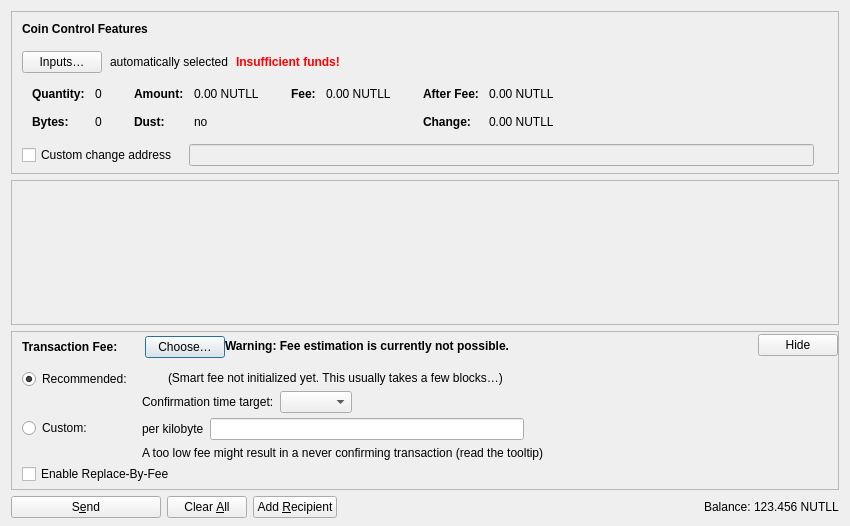
<?xml version="1.0" encoding="UTF-8"?>
<ui version="4.0">
 <class>SendCoinsDialog</class>
 <widget class="QDialog" name="SendCoinsDialog">
  <property name="geometry">
   <rect>
    <x>0</x>
    <y>0</y>
    <width>850</width>
    <height>526</height>
   </rect>
  </property>
  <property name="windowTitle">
   <string>Send Coins</string>
  </property>
  <layout class="QVBoxLayout" name="verticalLayout" stretch="0,1,0,0">
   <property name="bottomMargin">
    <number>8</number>
   </property>
   <item>
    <widget class="QFrame" name="frameCoinControl">
     <property name="sizePolicy">
      <sizepolicy hsizetype="Expanding" vsizetype="Expanding">
       <horstretch>0</horstretch>
       <verstretch>0</verstretch>
      </sizepolicy>
     </property>
     <property name="maximumSize">
      <size>
       <width>16777215</width>
       <height>16777215</height>
      </size>
     </property>
     <property name="frameShape">
      <enum>QFrame::StyledPanel</enum>
     </property>
     <property name="frameShadow">
      <enum>QFrame::Sunken</enum>
     </property>
     <layout class="QVBoxLayout" name="verticalLayoutCoinControl2">
      <property name="spacing">
       <number>0</number>
      </property>
      <property name="leftMargin">
       <number>0</number>
      </property>
      <property name="topMargin">
       <number>0</number>
      </property>
      <property name="rightMargin">
       <number>0</number>
      </property>
      <property name="bottomMargin">
       <number>6</number>
      </property>
      <item>
       <layout class="QVBoxLayout" name="verticalLayoutCoinControl" stretch="0,0,0,0,1">
        <property name="spacing">
         <number>0</number>
        </property>
        <property name="leftMargin">
         <number>10</number>
        </property>
        <property name="topMargin">
         <number>10</number>
        </property>
        <item>
         <layout class="QHBoxLayout" name="horizontalLayoutCoinControl1">
          <property name="bottomMargin">
           <number>15</number>
          </property>
          <item>
           <widget class="QLabel" name="labelCoinControlFeatures">
            <property name="sizePolicy">
             <sizepolicy hsizetype="Preferred" vsizetype="Maximum">
              <horstretch>0</horstretch>
              <verstretch>0</verstretch>
             </sizepolicy>
            </property>
            <property name="font">
             <font>
              <weight>75</weight>
              <bold>true</bold>
             </font>
            </property>
            <property name="styleSheet">
             <string notr="true">font-weight:bold;</string>
            </property>
            <property name="text">
             <string>Coin Control Features</string>
            </property>
           </widget>
          </item>
         </layout>
        </item>
        <item>
         <layout class="QHBoxLayout" name="horizontalLayoutCoinControl2" stretch="0,0,0,0">
          <property name="spacing">
           <number>8</number>
          </property>
          <property name="bottomMargin">
           <number>10</number>
          </property>
          <item>
           <widget class="QPushButton" name="pushButtonCoinControl">
            <property name="styleSheet">
             <string notr="true"/>
            </property>
            <property name="text">
             <string>Inputs…</string>
            </property>
            <property name="autoDefault">
             <bool>false</bool>
            </property>
           </widget>
          </item>
          <item>
           <widget class="QLabel" name="labelCoinControlAutomaticallySelected">
            <property name="text">
             <string>automatically selected</string>
            </property>
            <property name="margin">
             <number>5</number>
            </property>
           </widget>
          </item>
          <item>
           <widget class="QLabel" name="labelCoinControlInsuffFunds">
            <property name="font">
             <font>
              <weight>75</weight>
              <bold>true</bold>
             </font>
            </property>
            <property name="styleSheet">
             <string notr="true">color:red;font-weight:bold;</string>
            </property>
            <property name="text">
             <string>Insufficient funds!</string>
            </property>
            <property name="margin">
             <number>5</number>
            </property>
           </widget>
          </item>
          <item>
           <spacer name="horizontalSpacerCoinControl">
            <property name="orientation">
             <enum>Qt::Horizontal</enum>
            </property>
            <property name="sizeHint" stdset="0">
             <size>
              <width>40</width>
              <height>1</height>
             </size>
            </property>
           </spacer>
          </item>
         </layout>
        </item>
        <item>
         <widget class="QWidget" name="widgetCoinControl" native="true">
          <property name="sizePolicy">
           <sizepolicy hsizetype="Preferred" vsizetype="Preferred">
            <horstretch>0</horstretch>
            <verstretch>0</verstretch>
           </sizepolicy>
          </property>
          <property name="minimumSize">
           <size>
            <width>0</width>
            <height>0</height>
           </size>
          </property>
          <property name="styleSheet">
           <string notr="true"/>
          </property>
          <layout class="QHBoxLayout" name="horizontalLayoutCoinControl5">
           <property name="leftMargin">
            <number>0</number>
           </property>
           <property name="topMargin">
            <number>0</number>
           </property>
           <property name="rightMargin">
            <number>0</number>
           </property>
           <property name="bottomMargin">
            <number>0</number>
           </property>
           <item>
            <layout class="QHBoxLayout" name="horizontalLayoutCoinControl3" stretch="0,0,0,1">
             <property name="spacing">
              <number>20</number>
             </property>
             <property name="topMargin">
              <number>0</number>
             </property>
             <property name="bottomMargin">
              <number>10</number>
             </property>
             <item>
              <layout class="QFormLayout" name="formLayoutCoinControl1">
               <property name="horizontalSpacing">
                <number>10</number>
               </property>
               <property name="verticalSpacing">
                <number>14</number>
               </property>
               <property name="leftMargin">
                <number>10</number>
               </property>
               <property name="topMargin">
                <number>4</number>
               </property>
               <property name="rightMargin">
                <number>6</number>
               </property>
               <item row="0" column="0">
                <widget class="QLabel" name="labelCoinControlQuantityText">
                 <property name="font">
                  <font>
                   <weight>75</weight>
                   <bold>true</bold>
                  </font>
                 </property>
                 <property name="text">
                  <string>Quantity:</string>
                 </property>
                 <property name="margin">
                  <number>0</number>
                 </property>
                </widget>
               </item>
               <item row="0" column="1">
                <widget class="QLabel" name="labelCoinControlQuantity">
                 <property name="cursor">
                  <cursorShape>IBeamCursor</cursorShape>
                 </property>
                 <property name="contextMenuPolicy">
                  <enum>Qt::ActionsContextMenu</enum>
                 </property>
                 <property name="text">
                  <string notr="true">0</string>
                 </property>
                 <property name="margin">
                  <number>0</number>
                 </property>
                 <property name="textInteractionFlags">
                  <set>Qt::LinksAccessibleByMouse|Qt::TextSelectableByKeyboard|Qt::TextSelectableByMouse</set>
                 </property>
                </widget>
               </item>
               <item row="1" column="0">
                <widget class="QLabel" name="labelCoinControlBytesText">
                 <property name="font">
                  <font>
                   <weight>75</weight>
                   <bold>true</bold>
                  </font>
                 </property>
                 <property name="text">
                  <string>Bytes:</string>
                 </property>
                </widget>
               </item>
               <item row="1" column="1">
                <widget class="QLabel" name="labelCoinControlBytes">
                 <property name="cursor">
                  <cursorShape>IBeamCursor</cursorShape>
                 </property>
                 <property name="contextMenuPolicy">
                  <enum>Qt::ActionsContextMenu</enum>
                 </property>
                 <property name="text">
                  <string notr="true">0</string>
                 </property>
                 <property name="textInteractionFlags">
                  <set>Qt::LinksAccessibleByMouse|Qt::TextSelectableByKeyboard|Qt::TextSelectableByMouse</set>
                 </property>
                </widget>
               </item>
              </layout>
             </item>
             <item>
              <layout class="QFormLayout" name="formLayoutCoinControl2">
               <property name="horizontalSpacing">
                <number>10</number>
               </property>
               <property name="verticalSpacing">
                <number>14</number>
               </property>
               <property name="leftMargin">
                <number>6</number>
               </property>
               <property name="topMargin">
                <number>4</number>
               </property>
               <property name="rightMargin">
                <number>6</number>
               </property>
               <item row="0" column="0">
                <widget class="QLabel" name="labelCoinControlAmountText">
                 <property name="font">
                  <font>
                   <weight>75</weight>
                   <bold>true</bold>
                  </font>
                 </property>
                 <property name="text">
                  <string>Amount:</string>
                 </property>
                 <property name="margin">
                  <number>0</number>
                 </property>
                </widget>
               </item>
               <item row="0" column="1">
                <widget class="QLabel" name="labelCoinControlAmount">
                 <property name="cursor">
                  <cursorShape>IBeamCursor</cursorShape>
                 </property>
                 <property name="contextMenuPolicy">
                  <enum>Qt::ActionsContextMenu</enum>
                 </property>
                 <property name="text">
                  <string notr="true">0.00 NUTLL</string>
                 </property>
                 <property name="textInteractionFlags">
                  <set>Qt::LinksAccessibleByMouse|Qt::TextSelectableByKeyboard|Qt::TextSelectableByMouse</set>
                 </property>
                </widget>
               </item>
               <item row="1" column="0">
                <widget class="QLabel" name="labelCoinControlLowOutputText">
                 <property name="font">
                  <font>
                   <weight>75</weight>
                   <bold>true</bold>
                  </font>
                 </property>
                 <property name="text">
                  <string>Dust:</string>
                 </property>
                </widget>
               </item>
               <item row="1" column="1">
                <widget class="QLabel" name="labelCoinControlLowOutput">
                 <property name="cursor">
                  <cursorShape>IBeamCursor</cursorShape>
                 </property>
                 <property name="contextMenuPolicy">
                  <enum>Qt::ActionsContextMenu</enum>
                 </property>
                 <property name="text">
                  <string notr="true">no</string>
                 </property>
                 <property name="textInteractionFlags">
                  <set>Qt::LinksAccessibleByMouse|Qt::TextSelectableByKeyboard|Qt::TextSelectableByMouse</set>
                 </property>
                </widget>
               </item>
              </layout>
             </item>
             <item>
              <layout class="QFormLayout" name="formLayoutCoinControl3">
               <property name="horizontalSpacing">
                <number>10</number>
               </property>
               <property name="verticalSpacing">
                <number>14</number>
               </property>
               <property name="leftMargin">
                <number>6</number>
               </property>
               <property name="topMargin">
                <number>4</number>
               </property>
               <property name="rightMargin">
                <number>6</number>
               </property>
               <item row="0" column="0">
                <widget class="QLabel" name="labelCoinControlFeeText">
                 <property name="font">
                  <font>
                   <weight>75</weight>
                   <bold>true</bold>
                  </font>
                 </property>
                 <property name="text">
                  <string>Fee:</string>
                 </property>
                 <property name="margin">
                  <number>0</number>
                 </property>
                </widget>
               </item>
               <item row="0" column="1">
                <widget class="QLabel" name="labelCoinControlFee">
                 <property name="cursor">
                  <cursorShape>IBeamCursor</cursorShape>
                 </property>
                 <property name="contextMenuPolicy">
                  <enum>Qt::ActionsContextMenu</enum>
                 </property>
                 <property name="text">
                  <string notr="true">0.00 NUTLL</string>
                 </property>
                 <property name="textInteractionFlags">
                  <set>Qt::LinksAccessibleByMouse|Qt::TextSelectableByKeyboard|Qt::TextSelectableByMouse</set>
                 </property>
                </widget>
               </item>
              </layout>
             </item>
             <item>
              <layout class="QFormLayout" name="formLayoutCoinControl4">
               <property name="horizontalSpacing">
                <number>10</number>
               </property>
               <property name="verticalSpacing">
                <number>14</number>
               </property>
               <property name="leftMargin">
                <number>6</number>
               </property>
               <property name="topMargin">
                <number>4</number>
               </property>
               <property name="rightMargin">
                <number>6</number>
               </property>
               <item row="0" column="0">
                <widget class="QLabel" name="labelCoinControlAfterFeeText">
                 <property name="font">
                  <font>
                   <weight>75</weight>
                   <bold>true</bold>
                  </font>
                 </property>
                 <property name="text">
                  <string>After Fee:</string>
                 </property>
                 <property name="margin">
                  <number>0</number>
                 </property>
                </widget>
               </item>
               <item row="0" column="1">
                <widget class="QLabel" name="labelCoinControlAfterFee">
                 <property name="cursor">
                  <cursorShape>IBeamCursor</cursorShape>
                 </property>
                 <property name="contextMenuPolicy">
                  <enum>Qt::ActionsContextMenu</enum>
                 </property>
                 <property name="text">
                  <string notr="true">0.00 NUTLL</string>
                 </property>
                 <property name="textInteractionFlags">
                  <set>Qt::LinksAccessibleByMouse|Qt::TextSelectableByKeyboard|Qt::TextSelectableByMouse</set>
                 </property>
                </widget>
               </item>
               <item row="1" column="0">
                <widget class="QLabel" name="labelCoinControlChangeText">
                 <property name="font">
                  <font>
                   <weight>75</weight>
                   <bold>true</bold>
                  </font>
                 </property>
                 <property name="text">
                  <string>Change:</string>
                 </property>
                </widget>
               </item>
               <item row="1" column="1">
                <widget class="QLabel" name="labelCoinControlChange">
                 <property name="cursor">
                  <cursorShape>IBeamCursor</cursorShape>
                 </property>
                 <property name="contextMenuPolicy">
                  <enum>Qt::ActionsContextMenu</enum>
                 </property>
                 <property name="text">
                  <string notr="true">0.00 NUTLL</string>
                 </property>
                 <property name="textInteractionFlags">
                  <set>Qt::LinksAccessibleByMouse|Qt::TextSelectableByKeyboard|Qt::TextSelectableByMouse</set>
                 </property>
                </widget>
               </item>
              </layout>
             </item>
            </layout>
           </item>
          </layout>
         </widget>
        </item>
        <item>
         <layout class="QHBoxLayout" name="horizontalLayoutCoinControl4" stretch="0,0,0">
          <property name="spacing">
           <number>12</number>
          </property>
          <property name="sizeConstraint">
           <enum>QLayout::SetDefaultConstraint</enum>
          </property>
          <property name="topMargin">
           <number>5</number>
          </property>
          <property name="rightMargin">
           <number>5</number>
          </property>
          <item>
           <widget class="QCheckBox" name="checkBoxCoinControlChange">
            <property name="toolTip">
             <string>If this is activated, but the change address is empty or invalid, change will be sent to a newly generated address.</string>
            </property>
            <property name="text">
             <string>Custom change address</string>
            </property>
           </widget>
          </item>
          <item>
           <widget class="QValidatedLineEdit" name="lineEditCoinControlChange">
            <property name="enabled">
             <bool>false</bool>
            </property>
            <property name="sizePolicy">
             <sizepolicy hsizetype="Expanding" vsizetype="Fixed">
              <horstretch>0</horstretch>
              <verstretch>0</verstretch>
             </sizepolicy>
            </property>
           </widget>
          </item>
          <item>
           <widget class="QLabel" name="labelCoinControlChangeLabel">
            <property name="sizePolicy">
             <sizepolicy hsizetype="Preferred" vsizetype="Expanding">
              <horstretch>0</horstretch>
              <verstretch>0</verstretch>
             </sizepolicy>
            </property>
            <property name="minimumSize">
             <size>
              <width>0</width>
              <height>0</height>
             </size>
            </property>
            <property name="text">
             <string/>
            </property>
            <property name="margin">
             <number>3</number>
            </property>
           </widget>
          </item>
         </layout>
        </item>
        <item>
         <spacer name="verticalSpacerCoinControl">
          <property name="orientation">
           <enum>Qt::Vertical</enum>
          </property>
          <property name="sizeHint" stdset="0">
           <size>
            <width>800</width>
            <height>1</height>
           </size>
          </property>
         </spacer>
        </item>
       </layout>
      </item>
     </layout>
    </widget>
   </item>
   <item>
    <widget class="QScrollArea" name="scrollArea">
     <property name="widgetResizable">
      <bool>true</bool>
     </property>
     <widget class="QWidget" name="scrollAreaWidgetContents">
      <property name="geometry">
       <rect>
        <x>0</x>
        <y>0</y>
        <width>830</width>
        <height>104</height>
       </rect>
      </property>
      <layout class="QVBoxLayout" name="verticalLayout_2" stretch="0,1">
       <property name="leftMargin">
        <number>0</number>
       </property>
       <property name="topMargin">
        <number>0</number>
       </property>
       <property name="rightMargin">
        <number>0</number>
       </property>
       <property name="bottomMargin">
        <number>0</number>
       </property>
       <item>
        <layout class="QVBoxLayout" name="entries">
         <property name="spacing">
          <number>6</number>
         </property>
        </layout>
       </item>
       <item>
        <spacer name="verticalSpacer">
         <property name="orientation">
          <enum>Qt::Vertical</enum>
         </property>
         <property name="sizeHint" stdset="0">
          <size>
           <width>20</width>
           <height>40</height>
          </size>
         </property>
        </spacer>
       </item>
      </layout>
     </widget>
    </widget>
   </item>
   <item>
    <widget class="QFrame" name="frameFee">
     <property name="sizePolicy">
      <sizepolicy hsizetype="Expanding" vsizetype="Expanding">
       <horstretch>0</horstretch>
       <verstretch>0</verstretch>
      </sizepolicy>
     </property>
     <property name="maximumSize">
      <size>
       <width>16777215</width>
       <height>16777215</height>
      </size>
     </property>
     <property name="frameShape">
      <enum>QFrame::StyledPanel</enum>
     </property>
     <property name="frameShadow">
      <enum>QFrame::Sunken</enum>
     </property>
     <layout class="QVBoxLayout" name="verticalLayoutFee1">
      <property name="spacing">
       <number>0</number>
      </property>
      <property name="leftMargin">
       <number>0</number>
      </property>
      <property name="topMargin">
       <number>0</number>
      </property>
      <property name="rightMargin">
       <number>0</number>
      </property>
      <property name="bottomMargin">
       <number>0</number>
      </property>
      <item>
       <layout class="QVBoxLayout" name="verticalLayoutFee2" stretch="0,0,0">
        <property name="spacing">
         <number>0</number>
        </property>
        <property name="leftMargin">
         <number>10</number>
        </property>
        <property name="topMargin">
         <number>0</number>
        </property>
        <item>
         <layout class="QHBoxLayout" name="horizontalLayoutFee1">
          <property name="bottomMargin">
           <number>0</number>
          </property>
          <item>
           <layout class="QVBoxLayout" name="verticalLayoutFee7">
            <property name="spacing">
             <number>0</number>
            </property>
            <item>
             <spacer name="verticalSpacerSmartFee">
              <property name="orientation">
               <enum>Qt::Vertical</enum>
              </property>
              <property name="sizeType">
               <enum>QSizePolicy::Fixed</enum>
              </property>
              <property name="sizeHint" stdset="0">
               <size>
                <width>1</width>
                <height>4</height>
               </size>
              </property>
             </spacer>
            </item>
            <item>
             <layout class="QHBoxLayout" name="horizontalLayoutSmartFee">
              <property name="spacing">
               <number>10</number>
              </property>
              <item>
               <widget class="QLabel" name="labelFeeHeadline">
                <property name="sizePolicy">
                 <sizepolicy hsizetype="Preferred" vsizetype="Maximum">
                  <horstretch>0</horstretch>
                  <verstretch>0</verstretch>
                 </sizepolicy>
                </property>
                <property name="font">
                 <font>
                  <weight>75</weight>
                  <bold>true</bold>
                 </font>
                </property>
                <property name="styleSheet">
                 <string notr="true">font-weight:bold;</string>
                </property>
                <property name="text">
                 <string>Transaction Fee:</string>
                </property>
               </widget>
              </item>
              <item>
               <widget class="QLabel" name="labelFeeMinimized">
                <property name="text">
                 <string/>
                </property>
               </widget>
              </item>
              <item>
               <widget class="QPushButton" name="buttonChooseFee">
                <property name="text">
                 <string>Choose…</string>
                </property>
               </widget>
              </item>
             </layout>
            </item>
            <item>
             <spacer name="verticalSpacer_5">
              <property name="orientation">
               <enum>Qt::Vertical</enum>
              </property>
              <property name="sizeHint" stdset="0">
               <size>
                <width>1</width>
                <height>1</height>
               </size>
              </property>
             </spacer>
            </item>
           </layout>
          </item>
          <item>
           <widget class="QLabel" name="fallbackFeeWarningLabel">
            <property name="toolTip">
             <string>Using the fallbackfee can result in sending a transaction that will take several hours or days (or never) to confirm. Consider choosing your fee manually or wait until you have validated the complete chain.</string>
            </property>
            <property name="font">
            <font>
                <weight>75</weight>
                <bold>true</bold>
            </font>
            </property>
            <property name="text">
             <string>Warning: Fee estimation is currently not possible.</string>
            </property>
            <property name="wordWrap">
             <bool>false</bool>
            </property>
           </widget>
          </item>
          <item>
           <spacer name="horizontalSpacer_4">
            <property name="orientation">
             <enum>Qt::Horizontal</enum>
            </property>
            <property name="sizeType">
             <enum>QSizePolicy::MinimumExpanding</enum>
            </property>
            <property name="sizeHint" stdset="0">
             <size>
              <width>40</width>
              <height>20</height>
             </size>
            </property>
           </spacer>
          </item>
          <item>
           <widget class="QPushButton" name="buttonMinimizeFee">
            <property name="toolTip">
             <string>Hide transaction fee settings</string>
            </property>
            <property name="text">
             <string>Hide</string>
            </property>
           </widget>
          </item>
         </layout>
        </item>
        <item>
         <widget class="QFrame" name="frameFeeSelection">
          <layout class="QVBoxLayout" name="verticalLayoutFee12">
           <property name="spacing">
            <number>0</number>
           </property>
           <property name="leftMargin">
            <number>0</number>
           </property>
           <property name="topMargin">
            <number>0</number>
           </property>
           <property name="rightMargin">
            <number>0</number>
           </property>
           <property name="bottomMargin">
            <number>0</number>
           </property>
           <item>
            <layout class="QGridLayout" name="gridLayoutFee">
             <property name="topMargin">
              <number>10</number>
             </property>
             <property name="bottomMargin">
              <number>4</number>
             </property>
             <property name="horizontalSpacing">
              <number>10</number>
             </property>
             <property name="verticalSpacing">
              <number>4</number>
             </property>
             <item row="1" column="1">
              <layout class="QVBoxLayout" name="verticalLayoutFee8">
               <property name="spacing">
                <number>6</number>
               </property>
               <item>
                <layout class="QHBoxLayout" name="horizontalLayoutFee13">
                 <item>
                  <widget class="QLabel" name="labelCustomPerKilobyte">
                   <property name="toolTip">
                    <string>Specify a custom fee per kB (1,000 bytes) of the transaction's virtual size.

Note:  Since the fee is calculated on a per-byte basis, a fee rate of "100 satoshis per kvB" for a transaction size of 500 virtual bytes (half of 1 kvB) would ultimately yield a fee of only 50 satoshis.</string>
                   </property>
                   <property name="text">
                    <string>per kilobyte</string>
                   </property>
                  </widget>
                 </item>
                 <item>
                  <widget class="NullionAmountField" name="customFee"/>
                 </item>
                 <item>
                  <spacer name="horizontalSpacer_6">
                   <property name="orientation">
                    <enum>Qt::Horizontal</enum>
                   </property>
                   <property name="sizeHint" stdset="0">
                    <size>
                     <width>1</width>
                     <height>1</height>
                    </size>
                   </property>
                  </spacer>
                 </item>
                </layout>
               </item>
               <item>
                <layout class="QHBoxLayout" name="horizontalLayoutFee8">
                 <item>
                  <widget class="QLabel" name="labelCustomFeeWarning">
                   <property name="enabled">
                    <bool>true</bool>
                   </property>
                   <property name="toolTip">
                    <string>When there is less transaction volume than space in the blocks, miners as well as relaying nodes may enforce a minimum fee. Paying only this minimum fee is just fine, but be aware that this can result in a never confirming transaction once there is more demand for nullion transactions than the network can process.</string>
                   </property>
                   <property name="text">
                    <string>A too low fee might result in a never confirming transaction (read the tooltip)</string>
                   </property>
                  </widget>
                 </item>
                 <item>
                  <spacer name="horizontalSpacer_2">
                   <property name="orientation">
                    <enum>Qt::Horizontal</enum>
                   </property>
                   <property name="sizeHint" stdset="0">
                    <size>
                     <width>1</width>
                     <height>1</height>
                    </size>
                   </property>
                  </spacer>
                 </item>
                </layout>
               </item>
              </layout>
             </item>
             <item row="0" column="0">
              <layout class="QVBoxLayout" name="verticalLayoutFee4" stretch="0,1">
               <item>
                <widget class="QRadioButton" name="radioSmartFee">
                 <property name="text">
                  <string>Recommended:</string>
                 </property>
                 <property name="checked">
                  <bool>true</bool>
                 </property>
                 <attribute name="buttonGroup">
                  <string notr="true">groupFee</string>
                 </attribute>
                </widget>
               </item>
               <item>
                <spacer name="verticalSpacer_2">
                 <property name="orientation">
                  <enum>Qt::Vertical</enum>
                 </property>
                 <property name="sizeHint" stdset="0">
                  <size>
                   <width>1</width>
                   <height>1</height>
                  </size>
                 </property>
                </spacer>
               </item>
              </layout>
             </item>
             <item row="1" column="0">
              <layout class="QVBoxLayout" name="verticalLayoutFee9" stretch="0,1">
               <item>
                <widget class="QRadioButton" name="radioCustomFee">
                 <property name="text">
                  <string>Custom:</string>
                 </property>
                 <attribute name="buttonGroup">
                  <string notr="true">groupFee</string>
                 </attribute>
                </widget>
               </item>
               <item>
                <spacer name="verticalSpacer_6">
                 <property name="orientation">
                  <enum>Qt::Vertical</enum>
                 </property>
                 <property name="sizeHint" stdset="0">
                  <size>
                   <width>1</width>
                   <height>1</height>
                  </size>
                 </property>
                </spacer>
               </item>
              </layout>
             </item>
             <item row="0" column="1">
              <layout class="QVBoxLayout" name="verticalLayoutFee3" stretch="0,0,1">
               <property name="spacing">
                <number>6</number>
               </property>
               <property name="topMargin">
                <number>2</number>
               </property>
               <item>
                <layout class="QHBoxLayout" name="horizontalLayoutFee12">
                 <item>
                  <widget class="QLabel" name="labelSmartFee">
                   <property name="text">
                    <string/>
                   </property>
                  </widget>
                 </item>
                 <item>
                  <widget class="QLabel" name="labelFeeEstimation">
                   <property name="text">
                    <string/>
                   </property>
                  </widget>
                 </item>
                 <item>
                  <widget class="QLabel" name="labelSmartFee2">
                   <property name="text">
                    <string>(Smart fee not initialized yet. This usually takes a few blocks…)</string>
                   </property>
                  </widget>
                 </item>
                 <item>
                  <spacer name="horizontalSpacer_5">
                   <property name="orientation">
                    <enum>Qt::Horizontal</enum>
                   </property>
                   <property name="sizeHint" stdset="0">
                    <size>
                     <width>1</width>
                     <height>1</height>
                    </size>
                   </property>
                  </spacer>
                 </item>
                </layout>
               </item>
               <item>
                <layout class="QHBoxLayout" name="horizontalLayoutFee9">
                 <item>
                  <layout class="QVBoxLayout" name="verticalLayoutFee6">
                   <item>
                    <widget class="QLabel" name="labelSmartFee3">
                     <property name="text">
                      <string>Confirmation time target:</string>
                     </property>
                    </widget>
                   </item>
                  </layout>
                 </item>
                 <item>
                  <layout class="QVBoxLayout" name="verticalLayoutFee5">
                   <property name="rightMargin">
                    <number>30</number>
                   </property>
                   <item>
                    <layout class="QHBoxLayout" name="horizontalLayoutConfTarget">
                     <property name="bottomMargin">
                      <number>0</number>
                     </property>
                     <item>
                      <widget class="QComboBox" name="confTargetSelector"/>
                     </item>
                     <item>
                      <spacer name="horizontalSpacerConfTarget">
                       <property name="orientation">
                        <enum>Qt::Horizontal</enum>
                       </property>
                       <property name="sizeHint" stdset="0">
                        <size>
                         <width>40</width>
                         <height>20</height>
                        </size>
                       </property>
                      </spacer>
                     </item>
                    </layout>
                   </item>
                  </layout>
                 </item>
                </layout>
               </item>
               <item>
                <spacer name="verticalSpacer_4">
                 <property name="orientation">
                  <enum>Qt::Vertical</enum>
                 </property>
                 <property name="sizeHint" stdset="0">
                  <size>
                   <width>1</width>
                   <height>1</height>
                  </size>
                 </property>
                </spacer>
               </item>
              </layout>
             </item>
            </layout>
           </item>
           <item>
            <widget class="QCheckBox" name="optInRBF">
             <property name="text">
              <string>Enable Replace-By-Fee</string>
             </property>
             <property name="toolTip">
              <string>With Replace-By-Fee (BIP-125) you can increase a transaction's fee after it is sent. Without this, a higher fee may be recommended to compensate for increased transaction delay risk.</string>
             </property>
            </widget>
           </item>
          </layout>
         </widget>
        </item>
        <item>
         <spacer name="verticalSpacerFee">
          <property name="orientation">
           <enum>Qt::Vertical</enum>
          </property>
          <property name="sizeHint" stdset="0">
           <size>
            <width>40</width>
            <height>5</height>
           </size>
          </property>
         </spacer>
        </item>
       </layout>
      </item>
     </layout>
    </widget>
   </item>
   <item>
    <layout class="QHBoxLayout" name="horizontalLayout">
     <item>
      <widget class="QPushButton" name="sendButton">
       <property name="minimumSize">
        <size>
         <width>150</width>
         <height>0</height>
        </size>
       </property>
       <property name="toolTip">
        <string>Confirm the send action</string>
       </property>
       <property name="text">
        <string>S&amp;end</string>
       </property>
       <property name="icon">
        <iconset resource="../nullion.qrc">
         <normaloff>:/icons/send</normaloff>:/icons/send</iconset>
       </property>
       <property name="autoDefault">
        <bool>false</bool>
       </property>
       <property name="default">
        <bool>false</bool>
       </property>
      </widget>
     </item>
     <item>
      <widget class="QPushButton" name="clearButton">
       <property name="sizePolicy">
        <sizepolicy hsizetype="Minimum" vsizetype="Fixed">
         <horstretch>0</horstretch>
         <verstretch>0</verstretch>
        </sizepolicy>
       </property>
       <property name="toolTip">
        <string>Clear all fields of the form.</string>
       </property>
       <property name="text">
        <string>Clear &amp;All</string>
       </property>
       <property name="icon">
        <iconset resource="../nullion.qrc">
         <normaloff>:/icons/remove</normaloff>:/icons/remove</iconset>
       </property>
       <property name="autoDefault">
        <bool>false</bool>
       </property>
      </widget>
     </item>
     <item>
      <widget class="QPushButton" name="addButton">
       <property name="toolTip">
        <string>Send to multiple recipients at once</string>
       </property>
       <property name="text">
        <string>Add &amp;Recipient</string>
       </property>
       <property name="icon">
        <iconset resource="../nullion.qrc">
         <normaloff>:/icons/add</normaloff>:/icons/add</iconset>
       </property>
       <property name="autoDefault">
        <bool>false</bool>
       </property>
      </widget>
     </item>
     <item>
      <spacer name="horizontalSpacer">
       <property name="orientation">
        <enum>Qt::Horizontal</enum>
       </property>
       <property name="sizeHint" stdset="0">
        <size>
         <width>40</width>
         <height>20</height>
        </size>
       </property>
      </spacer>
     </item>
     <item>
      <layout class="QHBoxLayout" name="horizontalLayout_2">
       <property name="spacing">
        <number>3</number>
       </property>
       <item>
        <widget class="QLabel" name="labelBalanceName">
         <property name="sizePolicy">
          <sizepolicy hsizetype="Preferred" vsizetype="Fixed">
           <horstretch>0</horstretch>
           <verstretch>0</verstretch>
          </sizepolicy>
         </property>
         <property name="text">
          <string>Balance:</string>
         </property>
        </widget>
       </item>
       <item>
        <widget class="QLabel" name="labelBalance">
         <property name="sizePolicy">
          <sizepolicy hsizetype="Preferred" vsizetype="Fixed">
           <horstretch>0</horstretch>
           <verstretch>0</verstretch>
          </sizepolicy>
         </property>
         <property name="cursor">
          <cursorShape>IBeamCursor</cursorShape>
         </property>
         <property name="text">
          <string notr="true">123.456 NUTLL</string>
         </property>
         <property name="textInteractionFlags">
          <set>Qt::LinksAccessibleByMouse|Qt::TextSelectableByKeyboard|Qt::TextSelectableByMouse</set>
         </property>
        </widget>
       </item>
      </layout>
     </item>
    </layout>
   </item>
  </layout>
 </widget>
 <customwidgets>
  <customwidget>
   <class>QValidatedLineEdit</class>
   <extends>QLineEdit</extends>
   <header>qt/qvalidatedlineedit.h</header>
  </customwidget>
  <customwidget>
   <class>NullionAmountField</class>
   <extends>QLineEdit</extends>
   <header>qt/nullionamountfield.h</header>
   <container>1</container>
  </customwidget>
 </customwidgets>
 <resources>
  <include location="../nullion.qrc"/>
 </resources>
 <connections/>
 <buttongroups>
  <buttongroup name="groupFee"/>
 </buttongroups>
</ui>
